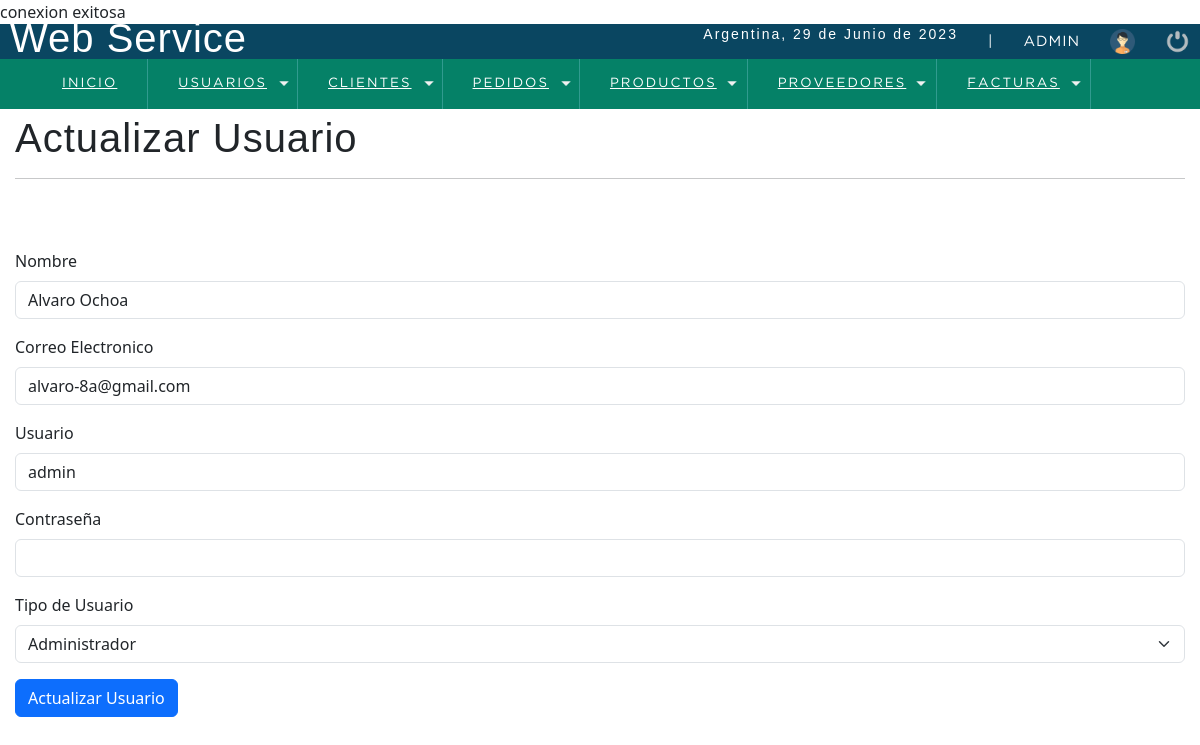
/sistema/editarUsuario.php?id=1 (signed in), run on the app's committed database.
### tables this page shows
CREATE TABLE `usuario` (
  `idusuario` int(11) NOT NULL,
  `nombre` varchar(50) DEFAULT NULL,
  `correo` varchar(100) DEFAULT NULL,
  `usuario` varchar(15) DEFAULT NULL,
  `clave` varchar(100) DEFAULT NULL,
  `rol` int(11) DEFAULT NULL
);

CREATE TABLE `rol` (
  `idrol` int(11) NOT NULL,
  `rol` varchar(20) DEFAULT NULL
);

### sistema/editarUsuario.php (the view, shortened to what this page needs)
<?php
    include "../conexion.php";
    $iduser = $_GET['id'];
    $sql = mysqli_query($conexion, "SELECT u.idusuario, u.nombre, u.correo, u.usuario, (u.rol) as idrol, (r.rol) as rol
                                    FROM usuario u
                                    INNER JOIN rol r
                                    ON u.rol = r.idrol
                                    WHERE idusuario = $iduser");
    if($resultSql = 0){
        header('Location: listaUsuario.php');
    }else{
        $option = '';
        while($data  = mysqli_fetch_array($sql)){
            $nombre  = $data['nombre'];
            $correo  = $data['correo'];
            $usuario = $data['usuario'];
            $idrol   = $data['idrol'];
            $rol     = $data['rol'];
            if($idrol == 1){
                $option ='<option value="'.$idrol.'"select>'.$rol.'</option>';
            }elseif($idrol == 2){
                $option ='<option value="'.$idrol.'"select>'.$rol.'</option>';
            }elseif($idrol == 3){
                $option ='<option value="'.$idrol.'"select>'.$rol.'</option>';
            }
        }
    }
?>
<!DOCTYPE html>
<html lang="en">
<head>
	<?php include "includes/scripts.php";?>
</head>
<body>
	<?php include "includes/header.php";?>
	<section id="container">
		<div class="form_register">
            <h1>Actualizar Usuario</h1>
            <hr>
            <div class="alert"><?php echo isset($alert) ? $alert :''; ?></div>
            <form action="" method="post">
                <div class="mb-3">
                    <label for="nombre" class="form-label">Nombre</label>
                    <input type="text" class="form-control" id="nombre" name="nombre" value="<?php echo $nombre ;?>" aria-describedby="emailHelp">
                </div>
                <div class="mb-3">
                    <label for="correo" class="form-label">Correo Electronico</label>
                    <input type="email" class="form-control" id="correo" name="correo" value="<?php echo $correo ;?>">
                </div>
                <div class="mb-3">
                    <label for="usuario" class="form-label">Usuario</label>
                    <input type="text" class="form-control" id="usuario" name="usuario" value="<?php echo $usuario ;?>">
                </div>
                <div class="mb-3">
                    <label for="clave" class="form-label">Contraseña</label>
                    <input type="password" class="form-control" id="clave" name="clave">
                </div>
                <div class="mb-3">
                    <label for="rol" class="form-label">Tipo de Usuario</label>
                    <select name="rol" id="rol" class="form-select" aria-label="Default select example">
                        <?php
                            echo $option;
                        ?>
                    </select>
                </div>
                <input type="submit" class="btn btn-primary" value="Actualizar Usuario"></input>
            </form>
        </div>
	</section>
</body>
</html>

### sistema/css/style.css (style rules this page uses)
* { margin: 0; padding: 0; box-sizing: border-box; }
body { background: #ededed; }
h1, h2, h3, h4, h5, h6 { font-family: 'arial'; font-weight: bold; letter-spacing: 1px; }
h1 { font-size: 26px; }
#container { padding: 90px 15px 15px; }
.alert { color: #31f1ae; width: 100%; background: #66e07d66; border-radius: 6px; margin: 20px auto; }

### data on the page
usuario: nombre "Alvaro Ochoa", correo "alvaro-8a@gmail.com", usuario "admin", rol "Administrador"

### other printed values
fechaC() "29 de Junio de 2023"
$_SESSION['user'] "ADMIN"
